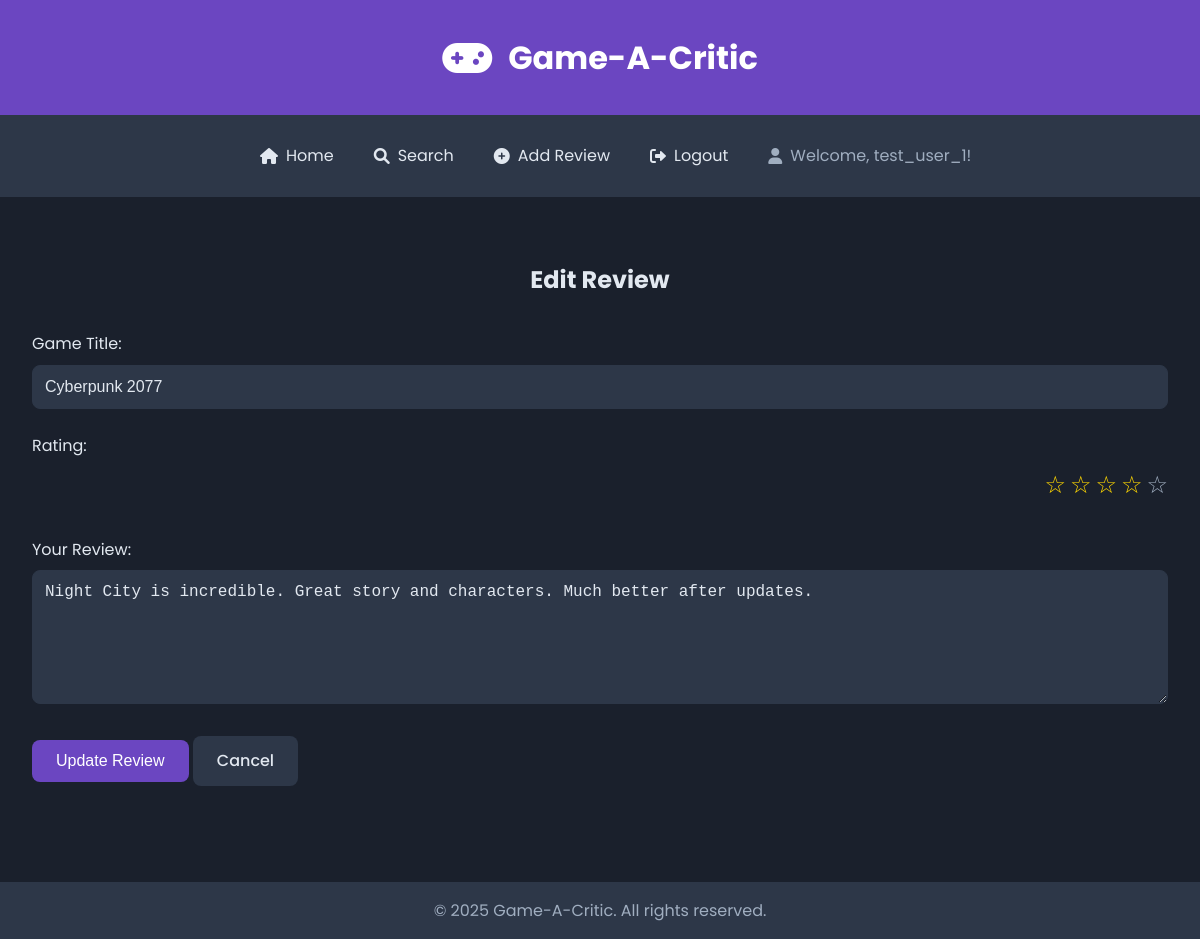
Screenshot of /edit/10 (signed in) with the database file from the repository.
### tables this page shows
CREATE TABLE Users (
            id INTEGER PRIMARY KEY AUTOINCREMENT,
            username TEXT UNIQUE NOT NULL,
            password NOT NULL,
            created_at TIMESTAMP DEFAULT CURRENT_TIMESTAMP
        );

CREATE TABLE Reviews (
            id INTEGER PRIMARY KEY AUTOINCREMENT,
            user_id INTEGER,
            game_title TEXT NOT NULL,
            review_text TEXT NOT NULL,
            rating INTEGER NOT NULL CHECK(rating >= 1 AND rating <= 5),
            created_at TIMESTAMP DEFAULT CURRENT_TIMESTAMP,
            updated_at TIMESTAMP DEFAULT CURRENT_TIMESTAMP,
            FOREIGN KEY (user_id) REFERENCES Users(id) ON DELETE CASCADE
        );

### Game-A-Critic/main.py (the view, shortened to what this page needs)
@app.route("/edit/<int:review_id>", methods=["GET", "POST"])
@login_required
def edit_review(review_id):
    review = db.get_review_by_id(review_id)
    if not review or review['user_id'] != session['id']:
        flash('You can only edit your own reviews', 'error')
        return redirect(url_for('home'))
    return render_template("edit_review.html", review=review)

### Game-A-Critic/db.py (called while the page is built)
def get_db():
    db = sqlite3.connect("database/reviews.db")
    db.row_factory = sqlite3.Row
    return db

def get_review_by_id(review_id):
    db = get_db()
    review = db.execute("""
        SELECT Reviews.*, Users.username
        FROM Reviews
        JOIN Users ON Reviews.user_id = Users.id
        WHERE Reviews.id = ?
    """, (review_id,)).fetchone()
    db.close()
    return review

### Game-A-Critic/main.py (called while the page is built)
def login_required(f):
    @wraps(f)
    def decorated_function(*args, **kwargs):
        if session.get('username') is None:
            flash('Please login to access this page', 'error')
            return redirect(url_for('login'))
        return f(*args, **kwargs)
    return decorated_function

### Game-A-Critic/templates/edit_review.html (shortened to what this page needs)
{% extends "base.html" %}
{% block content %}
<div class="container">
    <h2>Edit Review</h2>
    <form class="review-form" action="{{ url_for('edit_review', review_id=review['id']) }}" method="post">
        <div class="form-group">
            <label for="game_title">Game Title:</label>
            <input type="text" id="game_title" name="game_title" value="{{ review['game_title'] }}" required>
        </div>
        <div class="form-group">
            <label>Rating:</label>
            <div class="rating-input">
                {% for i in range(5, 0, -1) %}
                    <label for="star{{ i }}">☆</label>
                {% endfor %}
            </div>
        </div>
        <div class="form-group">
            <label for="review_text">Your Review:</label>
            <textarea id="review_text" name="review_text" rows="6" required>{{ review['review_text'] }}</textarea>
        </div>
        <button type="submit" class="btn btn-primary">Update Review</button>
        <a href="{{ url_for('home') }}" class="btn btn-secondary">Cancel</a>
    </form>
</div>
{% endblock %}

### Game-A-Critic/templates/base.html (shortened to what this page needs)
<!DOCTYPE html>
<html lang="en">
<head>
    <link rel="stylesheet" href="{{ url_for('static', filename='css/style.css') }}">
    <link rel="stylesheet" href="https://cdnjs.cloudflare.com/ajax/libs/font-awesome/6.0.0/css/all.min.css">
</head>
<body>
    <header>
        <h1 class="banner">
            <i class="fas fa-gamepad"></i> Game-A-Critic
        </h1>
        <nav>
            <div class="nav-links">
                <a href="{{ url_for('home') }}"><i class="fas fa-home"></i> Home</a>
                <a href="{{ url_for('search') }}"><i class="fas fa-search"></i> Search</a>
                {% if session['username'] %}
                    <a href="{{ url_for('add_review') }}"><i class="fas fa-plus-circle"></i> Add Review</a>
                    <a href="{{ url_for('logout') }}"><i class="fas fa-sign-out-alt"></i> Logout</a>
                    <span class="user-welcome"><i class="fas fa-user"></i> Welcome, {{ session['username'] }}!</span>
                {% else %}
                    <a href="{{ url_for('login') }}"><i class="fas fa-sign-in-alt"></i> Login</a>
                    <a href="{{ url_for('register') }}"><i class="fas fa-user-plus"></i> Register</a>
                {% endif %}
            </div>
        </nav>
    </header>
    <main>
        {% block content %}{% endblock %}
    </main>
    <footer>
        <p>&copy; 2025 Game-A-Critic. All rights reserved.</p>
    </footer>
</body>
</html>

### Game-A-Critic/static/css/style.css (style rules this page uses)
:root { --primary-color: #6b46c1; --primary-dark: #553c9a; --secondary-color: #805ad5; --background-dark: #1a202c; --background-light: #2d3748; --text-light: #e2e8f0; --text-gray: #a0aec0; --danger-color: #e53e3e; --success-color: #48bb78; --modify-color: #ed8936; }
* { margin: 0; padding: 0; box-sizing: border-box; }
body { font-family: 'Poppins', sans-serif; background-color: var(--background-dark); color: var(--text-light); display: flex; flex-direction: column; min-height: 100vh; line-height: 1.6; }
html, body { height: 100%; margin: 0; }
main { flex: 1 0 auto; padding-bottom: 2rem; }
.container { max-width: 1200px; margin: 0 auto; padding: 2rem; }
h2 { text-align: center; margin-bottom: 2rem; }
.banner { display: flex; align-items: center; justify-content: center; gap: 1rem; background-color: var(--primary-color); color: white; text-align: center; padding: 2rem; margin-bottom: 0; }
.banner i { font-size: 2.5rem; }
nav { background-color: var(--background-light); padding: 1rem 0; margin-bottom: 2rem; }
.nav-links { max-width: 1200px; margin: 0 auto; display: flex; justify-content: space-between; align-items: center; padding: 0 15rem; flex-wrap: nowrap; white-space: nowrap; }
.nav-links a { display: flex; align-items: center; color: var(--text-light); text-decoration: none; padding: 0.75rem 1.25rem; border-radius: 0.5rem; transition: all 0.3s ease; }
.nav-links a i, .user-welcome i { margin-right: 0.5rem; }
.user-welcome { display: flex; align-items: center; padding: 0.75rem 1.25rem; color: var(--text-gray); }
.form-group { margin-bottom: 1.5rem; }
.form-group label { display: block; margin-bottom: 0.5rem; color: var(--text-light); }
input[type="text"], input[type="password"], textarea { width: 100%; padding: 0.75rem; border: 1px solid var(--background-light); border-radius: 0.5rem; background-color: var(--background-light); color: var(--text-light); font-size: 1rem; }
textarea { resize: vertical; }
.rating-input { display: flex; flex-direction: row-reverse; gap: 0.25rem; }
.rating-input label { cursor: pointer; font-size: 1.5rem; color: var(--text-gray); }
.rating-input input:checked ~ label, .rating-input label:hover, .rating-input label:hover ~ label { color: #ffd700; }
.btn { display: inline-block; padding: 0.75rem 1.5rem; border: none; border-radius: 0.5rem; cursor: pointer; font-size: 1rem; font-weight: 500; text-decoration: none; transition: background-color 0.3s; }
.btn-primary { background-color: var(--primary-color); color: white; }
.btn-secondary { background-color: var(--background-light); color: var(--text-light); }
footer { flex-shrink: 0; position: relative; bottom: 0; left: 0; width: 100%; text-align: center; padding: 1rem; background-color: var(--background-light); margin-top: 2rem; }
footer p { margin: 0; color: var(--text-gray); }

### rows the page displays
Users: username "test_user_1"
Reviews: game_title "Cyberpunk 2077", review_text "Night City is incredible. Great story and characters. Much better after updates."
